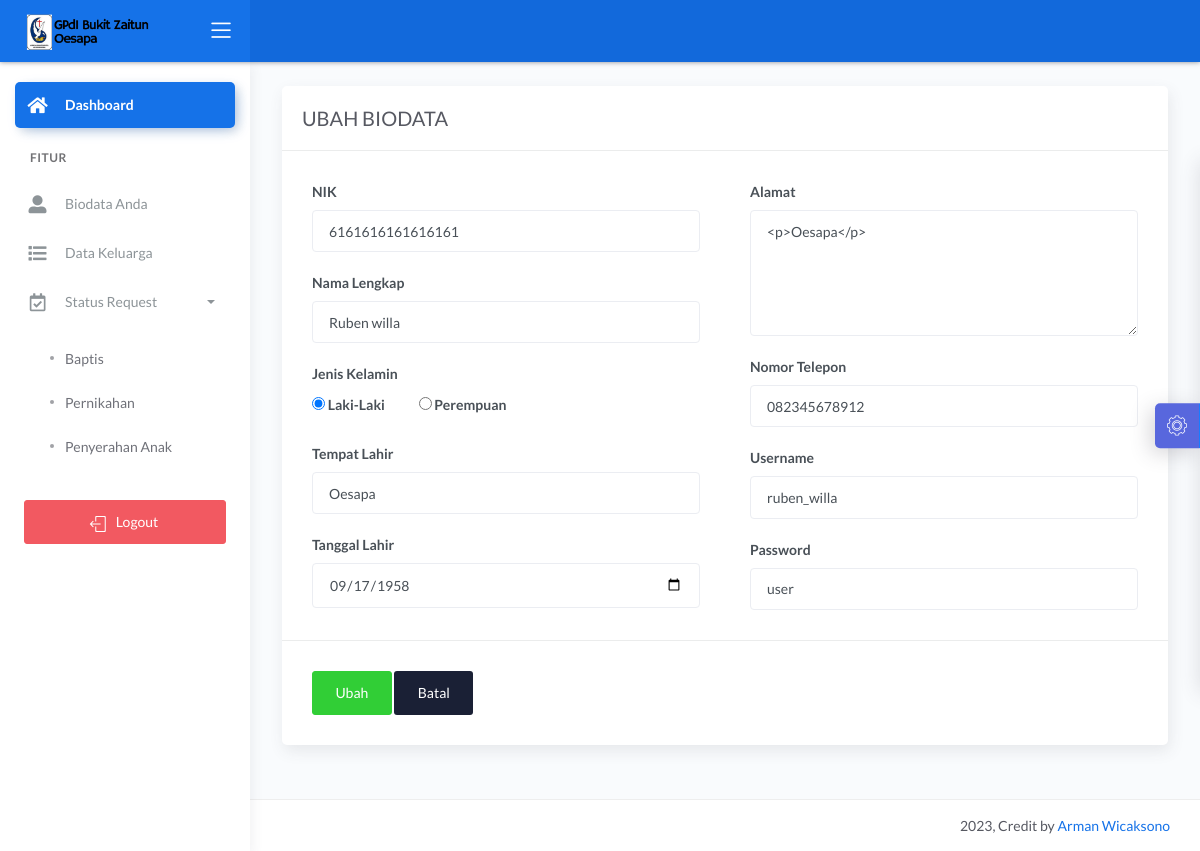
The page /dashboard/main.php?halaman=ubah_pemohon&id_jemaat=42 (signed in) on the database its author committed.
### tables this page shows
CREATE TABLE `jemaat` (
  `id_jemaat` int(11) NOT NULL,
  `tanggal_pendaftaran` date DEFAULT NULL,
  `nik` varchar(16) DEFAULT NULL,
  `nama` varchar(50) NOT NULL,
  `tempat_lahir` varchar(20) NOT NULL,
  `tanggal_lahir` date NOT NULL,
  `no_hp` varchar(12) NOT NULL,
  `jenis_kelamin` enum('Laki-laki','Perempuan') NOT NULL,
  `alamat` text NOT NULL,
  `status_j` int(11) NOT NULL,
  `ket` varchar(10) NOT NULL,
  `username` varchar(20) NOT NULL,
  `password` varchar(20) NOT NULL,
  `baptis` int(11) NOT NULL,
  `penyerahan` int(11) NOT NULL,
  `pernikahan` int(11) NOT NULL
);

### dashboard/ubah_pemohon.php (the view, shortened to what this page needs)
<?php include '../konek.php'; ?>
<?php
if (isset($_GET['id_jemaat'])) {
	$tampil_nik = "SELECT * FROM jemaat WHERE id_jemaat=$_SESSION[nik]";
	$query = mysqli_query($konek, $tampil_nik);
	$data = mysqli_fetch_array($query, MYSQLI_BOTH);
	$nik = $data['nik'];
	$nama = $data['nama'];
	$tempat = $data['tempat_lahir'];
	$tanggal = $data['tanggal_lahir'];
	$jekel = $data['jenis_kelamin'];
	$alamat = $data['alamat'];
	$telepon = $data['no_hp'];
	$username = $data['username'];
	$password = $data['password'];
}
?>
<link href="css/sweetalert.css" rel="stylesheet" type="text/css">
<div class="page-inner">
	<div class="row">
		<div class="col-md-12">
			<form method="POST">
				<div class="card">
					<div class="card-header">
						<div class="card-title">UBAH BIODATA</div>
					</div>
					<div class="card-body">
						<div class="row">
							<div class="col-md-6 col-lg-6">
								<div class="form-group">
									<label>NIK</label>
									<input type="number" name="nik" class="form-control" placeholder="NIK Anda.." value="<?= $nik; ?>" >
								</div>
								<div class="form-group">
									<label>Nama Lengkap</label>
									<input type="text" name="nama" class="form-control" placeholder="Nama Lengkap Anda.." value="<?= $nama; ?>">
								</div>
								<div class="form-check">
									<label>Jenis Kelamin</label><br />
									<label class="form-radio-label">
										<input class="form-radio-input" type="radio" name="jekel" value="<?= $jekel ?>" checked="">
										<span class="form-radio-sign">Laki-Laki</span>
									</label>
									<label class="form-radio-label ml-3">
										<input class="form-radio-input" type="radio" name="jekel" value="<?= $jekel ?>">
										<span class="form-radio-sign">Perempuan</span>
									</label>
								</div>
								<div class="form-group">
									<label>Tempat Lahir</label>
									<input type="text" name="tempat" class="form-control" value="<?= $tempat; ?>" placeholder="Tempat Lahir Anda..">
								</div>
								<div class="form-group">
									<label>Tanggal Lahir</label>
									<input type="date" name="tgl" class="form-control" value="<?= $tanggal; ?>">
								</div>
							</div>
							<div class="col-md-6 col-lg-6">
								<div class="form-group">
									<label for="comment">Alamat</label>
									<textarea class="form-control" name="alamat" rows="5"><?= $alamat ?></textarea>
								</div>
								<div class="form-group">
									<label>Nomor Telepon</label>
									<input type="number" name="telepon" class="form-control" value="<?= $telepon ?>" placeholder="Telepon Anda..">
								</div>
								<div class="form-group">
									<label>Username</label>
									<input type="text" name="username" class="form-control" value="<?= $username ?>" placeholder="Username..">
								</div>
								<div class="form-group">
									<label>Password</label>
									<input type="text" name="password" class="form-control" value="<?= $password ?>" placeholder="Password..">
								</div>
							</div>
						</div>
					</div>
					<div class="card-action">
						<button name="ubah" class="btn btn-success">Ubah</button>
						<a href="?halaman=beranda" class="btn btn-default">Batal</a>
					</div>
				</div>
		</div>
	</div>
</div>

### rows shown on the page
jemaat: nik "6161616161616161", nama "Ruben willa", tempat "Oesapa", tgl "09/17/1958", alamat "<p>Oesapa</p>", telepon "082345678912", username "ruben_willa", password "user"
